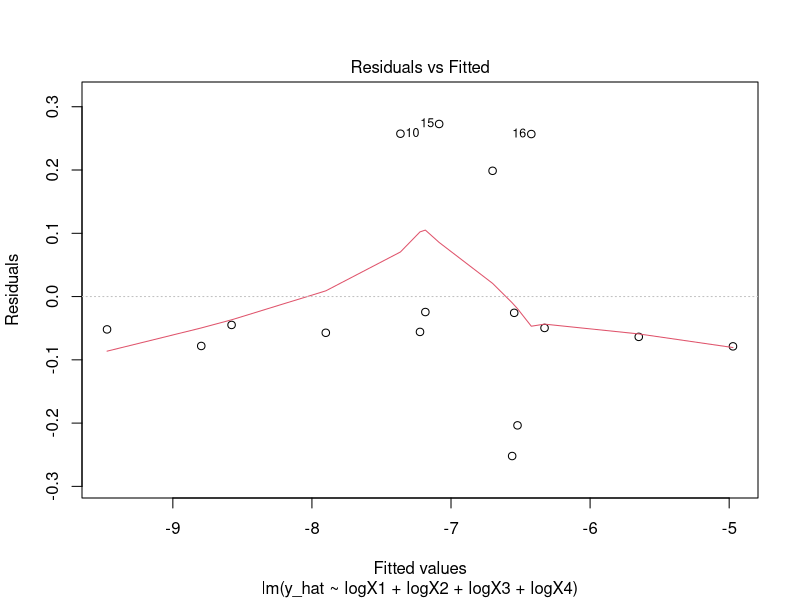
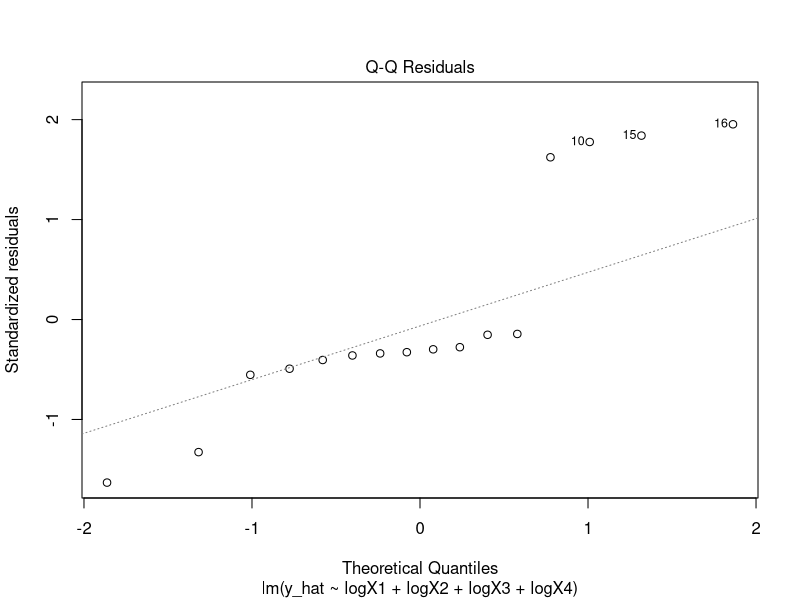
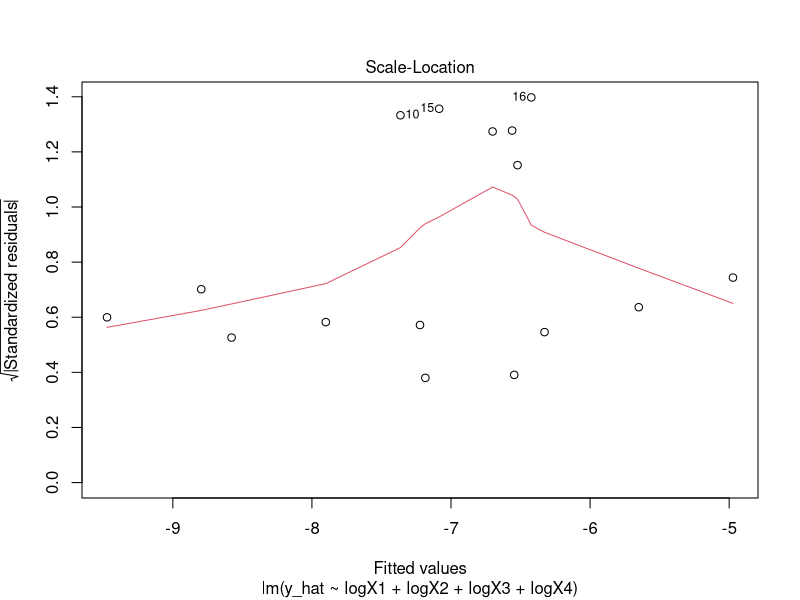
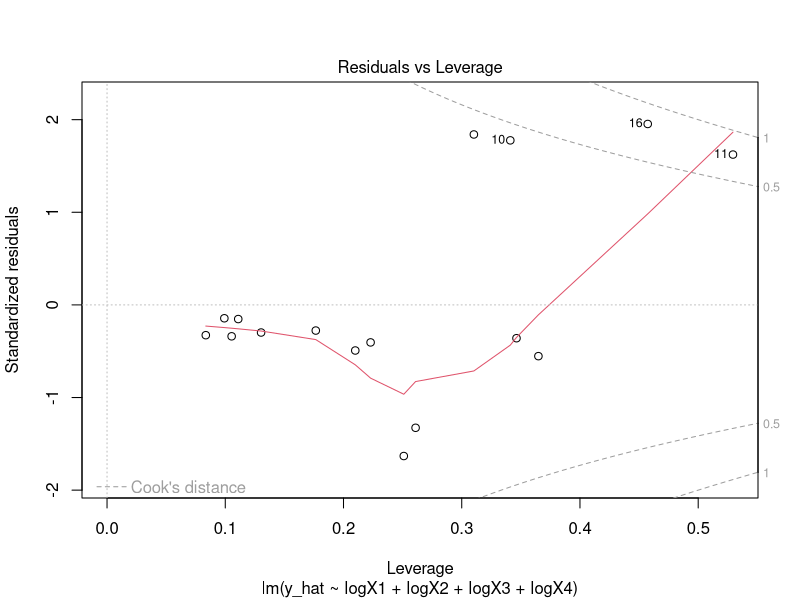

Source code (R) for these figures, in order:
## ---- chunk 1
knitr::opts_chunk$set(echo = TRUE)

library(tidyverse)

#setWD
setwd("~/flume_synthesis")

## ---- chunk 2

#import tester data
flume_data_test <- read_csv("data/flume_data_test.csv") 
data <- flume_data_test[1:23] %>%
  filter(Paper == 'Wu_2011')

#Aggregate variables until each exponent has one associated variable

#k value = first term c5

findK <- function(Re_s, #collector Reynolds number
                  a, #front area per unit volume
                  h, #collector height
                  d #collector diameter 
                  ){
  
  k <- Re_s/((sqrt(a*h))*(1-(a*d)))

  return(k)
}

#j value = third term c7

findJ <- function(a, #frontal area per unit volume
                  d #collector diameter
){
  
  j <- a*d
  
  return(j)
}

#P value = ratio of particle density to water density
#assuming 1 g/cm^3 density of water

findP <- function(part_dense #particle density in g/cm^3
){
  
  P <- part_dense/1
  
  return(P)
}

#calculate aggregate terms

data <- data %>%
  mutate(k = findK(Re_s = Re_c, a = frontal_area_unit_volume, h = height, d = d_c)) %>%
  mutate(j = findJ(a = frontal_area_unit_volume, d = d_c)) %>%
  mutate(P = findP(part_dense = particle_density))


#log terms for later linear model fit

data <- data %>%
  mutate(logX1 = log(k)) %>%
  mutate(logX2 = log(R_star)) %>%
  mutate(logX3 = log(j)) %>%
  mutate(logX4 = log(P)) %>%
  mutate(logY = log(n_0))


#Write cleaned data file
subdata <- data %>%
  select(c("run_ID", "Paper", "n_0", "Re_c", "frontal_area_unit_volume", "height", "d_c", "R_star", "P", "logY", "logX1", "logX2", "logX3", "logX4"))
  
write.csv(subdata, file = "flume_tester_data.csv")

## ---- chunk 3

#Fit linear model
y_hat <- data$logY
logX1 <- data$logX1
logX2 <- data$logX2
logX3 <- data$logX3
logX4 <- data$logX4

linear_mod <- lm(y_hat ~ logX1 + logX2 + logX3 + logX4)

plot(linear_mod)

## ---- chunk 4







